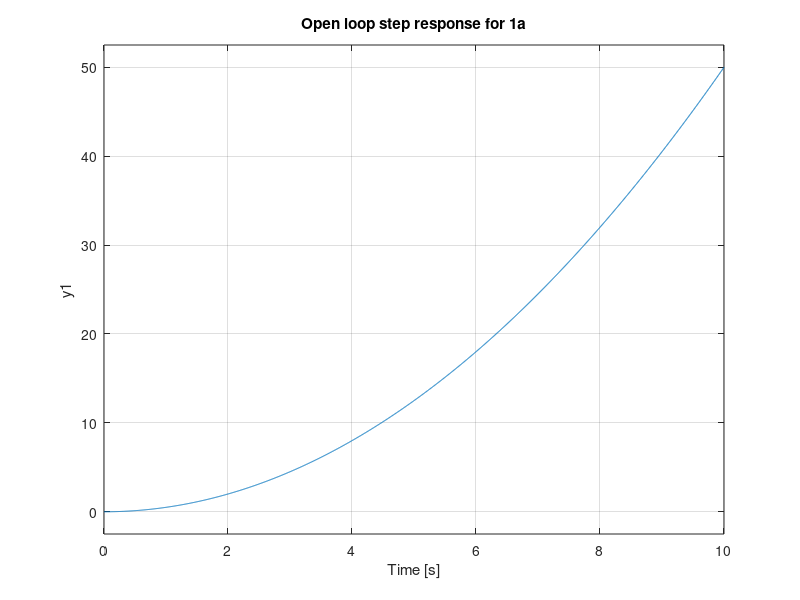
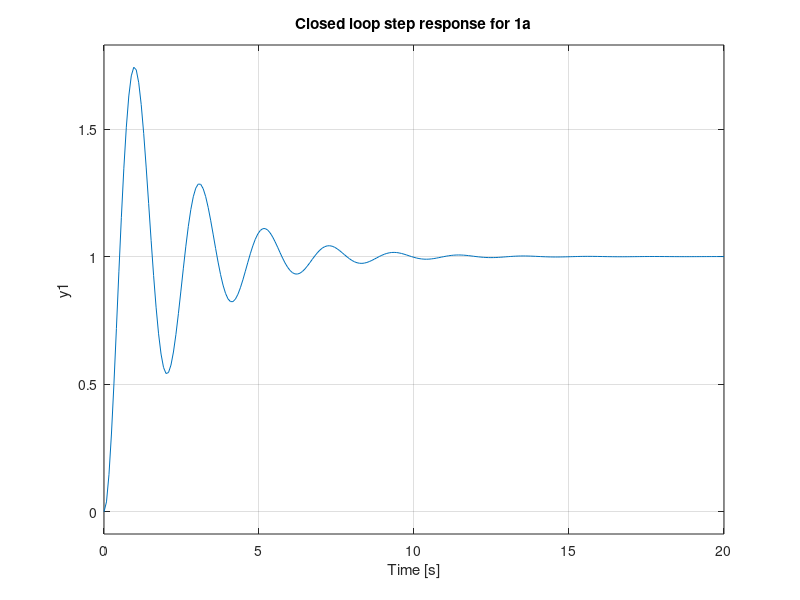
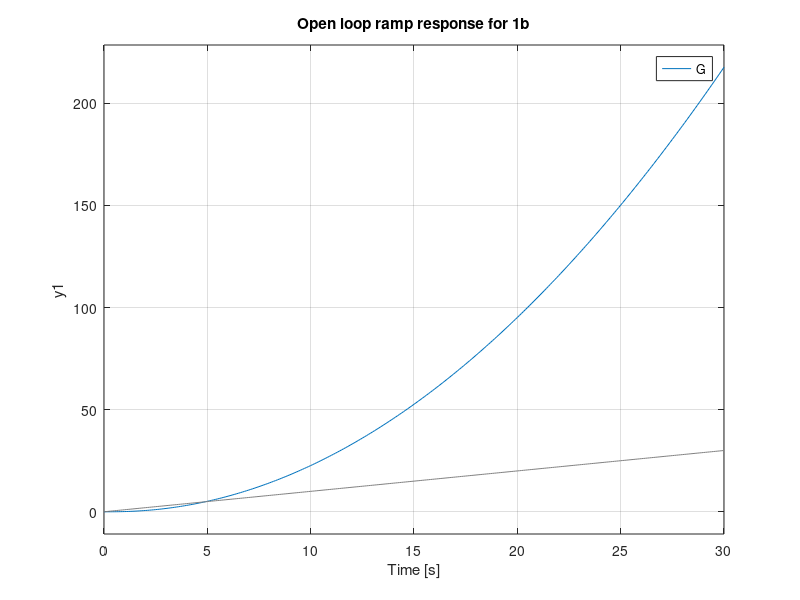
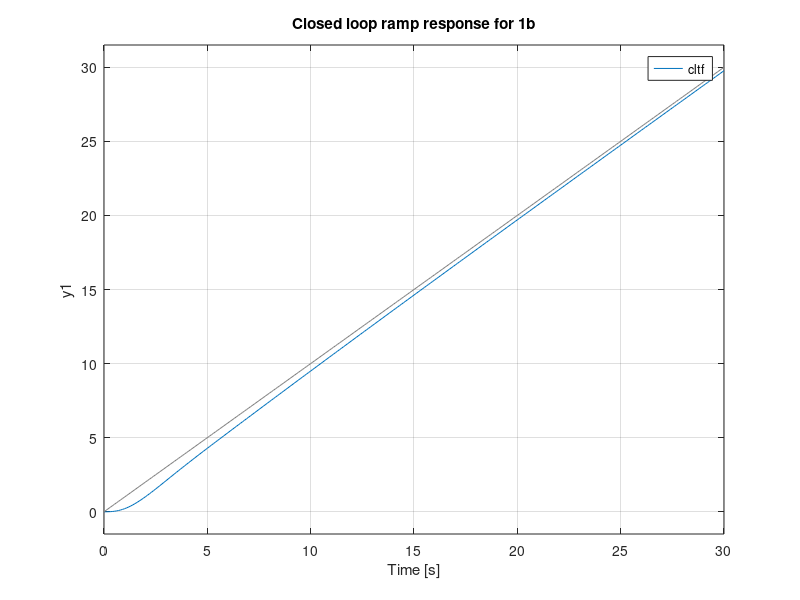

Reproduce these figures in MATLAB, in order.
%% ME EN 6200 Homework 9 Ryan Dalby
%%
clear;
close all;
%% 1
% a
% Open loop response
G = tf(1, [1 0 0]);
figure;
step(G);
title('Open loop step response for 1a');

% Closed loop response
z = sqrt(8);
p = 4.83;
k = 12.8;
Dc = tf([1 z], [1 p]);
cltf = feedback(k*Dc*G, 1);
figure;
step(cltf);
title('Closed loop step response for 1a');

% b
% Open loop response
G = tf(1, [1 2 0]);
figure;
t_vals = 0:0.1:30;
ramp_vals = t_vals;
lsim(G, ramp_vals, t_vals);
title('Open loop ramp response for 1b');

% Closed loop response
z = 0.1;
p = 0.0208;
k = 2.08;
Dc = tf([1 z], [1 p]);
cltf = feedback(k*Dc*G, 1);
figure;
lsim(cltf, ramp_vals, t_vals);
title('Closed loop ramp response for 1b');

% Determine steady-state error
t_vals = 0:0.1:10000;
ramp_vals = t_vals;
[y,t] = lsim(cltf, ramp_vals, t_vals);
ess = abs(ramp_vals(end) - y(end)); 
fprintf('The steady-state error of the closed loop ramp response for 1b is %.2f\n', ess);
